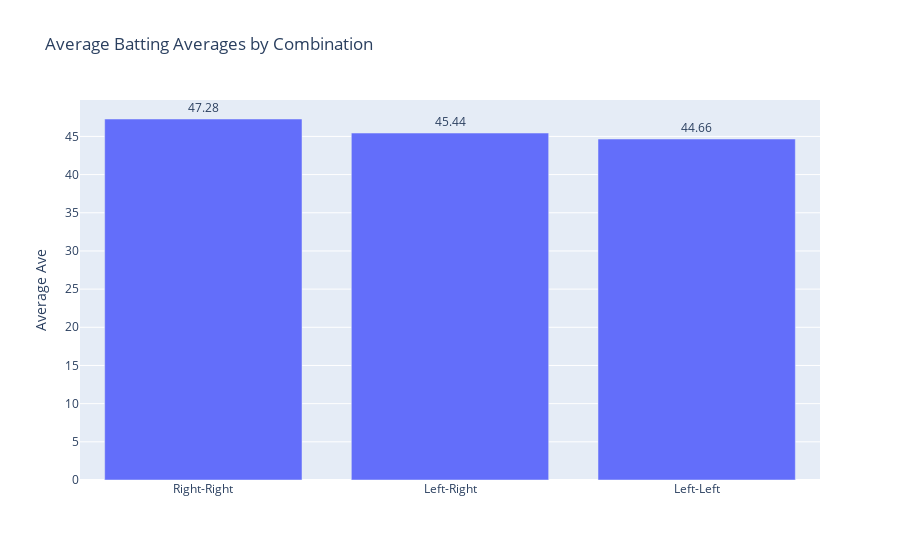

The notebook cell saved with this chart:
### Code cell
import pandas as pd
import plotly.express as px

# Sample DataFrame (replace this with your actual DataFrame)
data = {
    'Partners': ['SC Ganguly, SR Tendulkar', 'DPMD Jayawardene, KC Sangakkara', 'TM Dilshan, KC Sangakkara', 'MS Atapattu, ST Jayasuriya', 'AC Gilchrist, ML Hayden', 'CG Greenidge, DL Haynes', 'S Dhawan, RG Sharma', 'V Kohli, RG Sharma', 'V Sehwag, SR Tendulkar', 'R Dravid, SC Ganguly', 'HM Amla, Q de Kock', 'R Dravid, SR Tendulkar', 'Inzamam-ul-Haq, Mohammad Yousuf', 'AC Gilchrist, ME Waugh', 'A Flower, GW Flower', 'DL Haynes, RB Richardson', 'NJ Astle, SP Fleming', 'LRPL Taylor, KS Williamson', 'DC Boon, GR Marsh', 'PA de Silva, A Ranatunga', 'AJ Finch, DA Warner', 'HH Gibbs, GC Smith', 'AC Gilchrist, RT Ponting', 'MS Dhoni, SK Raina', 'Aamer Sohail, Saeed Anwar', 'M Azharuddin, SR Tendulkar', 'ML Hayden, RT Ponting', 'Mushfiqur Rahim, Shakib Al Hasan', 'MS Atapattu, DPMD Jayawardene'],
    'Combination': ['Left-Right', 'Left-Right', 'Left-Right', 'Left-Right', 'Left-Left', 'Right-Right', 'Left-Right', 'Right-Right', 'Right-Right', 'Left-Right', 'Left-Right', 'Right-Right', 'Right-Right', 'Left-Right', 'Left-Right', 'Right-Right', 'Left-Right', 'Right-Right', 'Right-Right', 'Left-Right', 'Left-Right', 'Left-Right', 'Left-Right', 'Left-Right', 'Left-Left', 'Left-Right', 'Left-Right', 'Left-Right', 'Right-Right'],
    'Runs': [8227, 5992, 5475, 5462, 5409, 5206, 5193, 4998, 4387, 4363, 4300, 4117, 4082, 3992, 3942, 3908, 3814, 3812, 3807, 3802, 3788, 3607, 3607, 3585, 3517, 3514, 3514, 3449, 3430],
    'Inns': [176, 151, 108, 144, 117, 103, 117, 85, 114, 88, 95, 98, 99, 97, 88, 103, 118, 69, 96, 105, 80, 84, 81, 73, 86, 78, 73, 96, 83],
    'NO': [3, 7, 6, 5, 3, 4, 2, 5, 2, 1, 3, 5, 7, 1, 4, 6, 3, 3, 1, 3, 1, 1, 4, 10, 2, 6, 6, 6, 6]
    
}


df = pd.DataFrame(data)

# Calculate the batting average for each player
df['Batting Average (Ave)'] = df['Runs'] / (df['Inns'] - df['NO'])

# Calculate the average batting average (Ave) as per combination
average_by_combination = df.groupby('Combination')['Batting Average (Ave)'].mean().reset_index()

# Round the average batting averages to two decimal places
average_by_combination['Batting Average (Ave)'] = average_by_combination['Batting Average (Ave)'].round(2)

# Sort the DataFrame in descending order by 'Batting Average (Ave)'
average_by_combination = average_by_combination.sort_values(by='Batting Average (Ave)', ascending=False)

# Create an interactive bar chart using Plotly Express, with bars representing average batting averages
fig = px.bar(average_by_combination, x='Combination', y='Batting Average (Ave)',
             text='Batting Average (Ave)', title='Average Batting Averages by Combination',
             labels={'Batting Average (Ave)': 'Average Ave', 'Combination': 'Combination'})

# Customize the layout
fig.update_layout(xaxis_title=None, yaxis_title='Average Ave')
fig.update_traces(texttemplate='%{text}', textposition='outside')

# Show the interactive chart
fig.show()

### Figure 1 — Plotly figure (JSON) as saved in the notebook; plotly's stock layout.template omitted (floating-point values rounded to 4 significant figures)
{"data": [{"alignmentgroup": "True", "hovertemplate": "Combination=%{x}<br>Average Ave=%{text}<extra></extra>", "legendgroup": "", "marker": {"color": "#636efa", "pattern": {"shape": ""}}, "name": "", "offsetgroup": "", "orientation": "v", "showlegend": false, "text": [47.28, 45.44, 44.66], "textposition": "outside", "texttemplate": "%{text}", "type": "bar", "x": ["Right-Right", "Left-Right", "Left-Left"], "xaxis": "x", "y": [47.28, 45.44, 44.66], "yaxis": "y"}], "layout": {"barmode": "relative", "legend": {"tracegroupgap": 0}, "title": {"text": "Average Batting Averages by Combination"}, "xaxis": {"anchor": "y", "domain": [0, 1], "title": {}}, "yaxis": {"anchor": "x", "domain": [0, 1], "title": {"text": "Average Ave"}}}}
